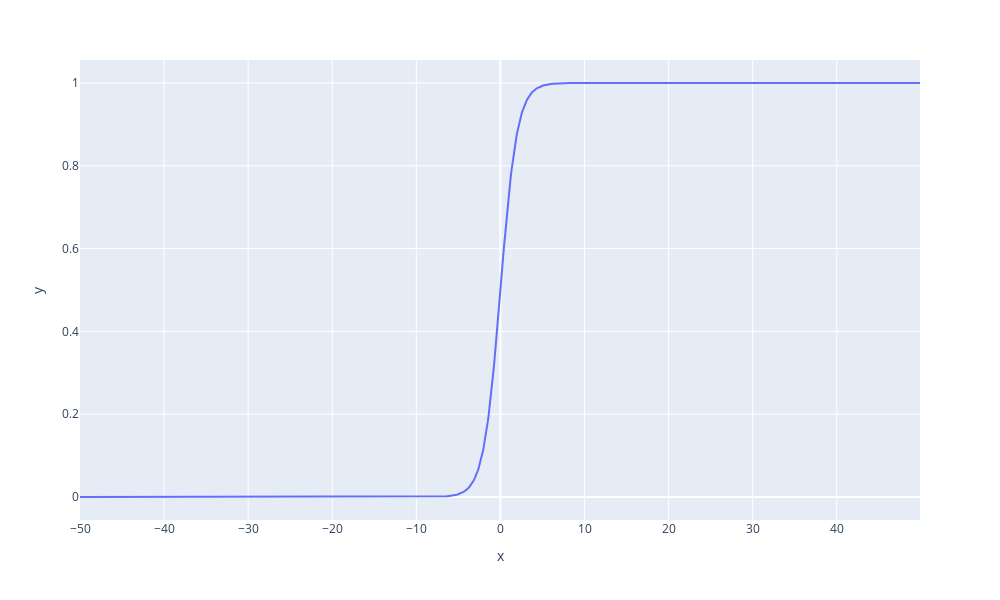

Here is the notebook cell this chart was saved with:
### Markdown cell above
看看Sigmoid的曲线

### Code cell
t_X = np.arange(-50, 50, 0.1)
fig = px.line(x=t_X,y=sigmoid(t_X),height=600, width=1000)
fig.show()

### Figure 1 — Plotly figure (JSON) as saved in the notebook; plotly's stock layout.template omitted (floating-point values rounded to 4 significant figures; data arrays with more than 128 entries replaced by an {"elided": "..."} marker saying what was removed)
{"data": [{"hovertemplate": "x=%{x}<br>y=%{y}<extra></extra>", "legendgroup": "", "line": {"color": "#636efa", "dash": "solid"}, "marker": {"symbol": "circle"}, "mode": "lines", "name": "", "orientation": "v", "showlegend": false, "type": "scatter", "x": {"elided": "1000 float values"}, "xaxis": "x", "y": {"elided": "1000 float values"}, "yaxis": "y"}], "layout": {"height": 600, "legend": {"tracegroupgap": 0}, "margin": {"t": 60}, "width": 1000, "xaxis": {"anchor": "y", "domain": [0, 1], "title": {"text": "x"}}, "yaxis": {"anchor": "x", "domain": [0, 1], "title": {"text": "y"}}}}
